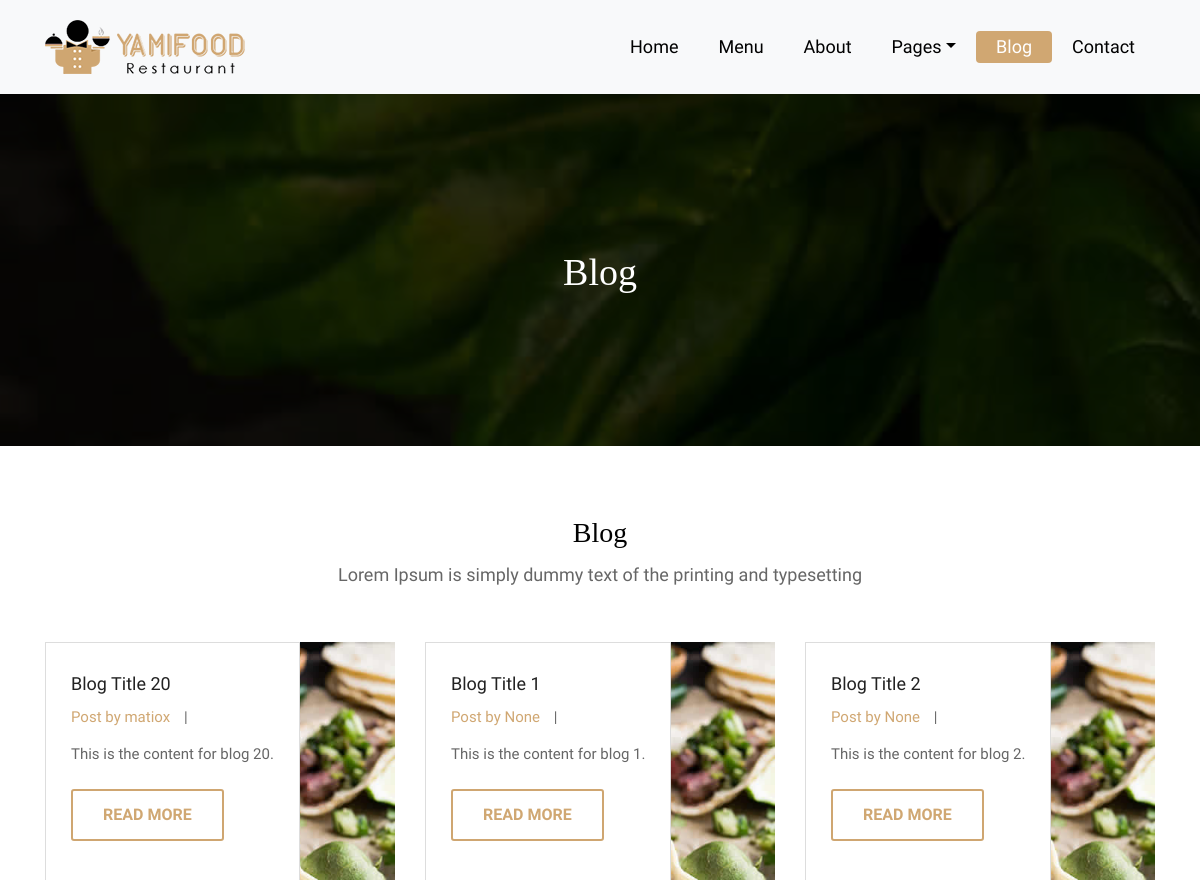
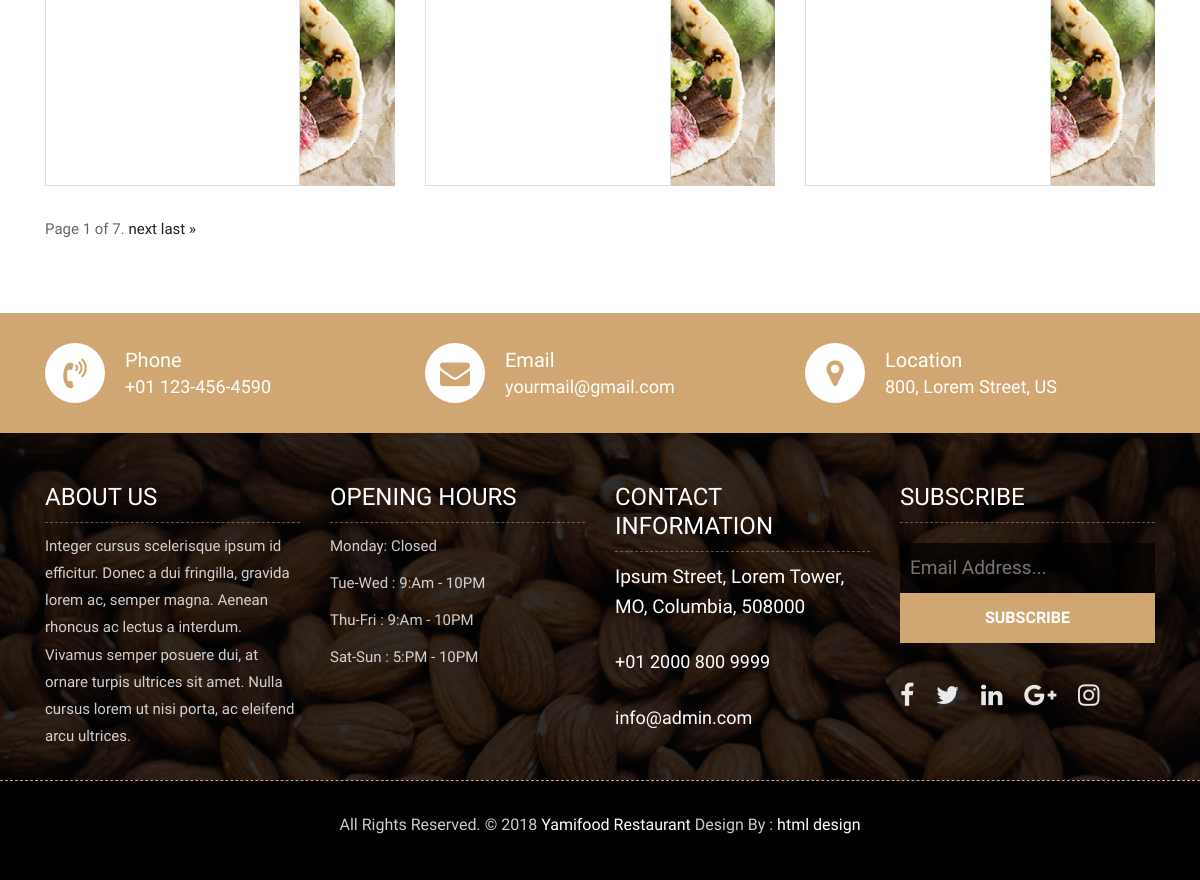
The app's page /blogs/ with its own data (2 pictures, top to bottom).
### blog/models.py (models this page shows, shortened)
class Article(models.Model):
    title = models.CharField(_("Title"), max_length=50)
    slug = models.SlugField("slug",unique=True, blank=True, null=True)
    description = models.CharField(_("Description"), max_length=100)
    content = models.TextField()
    author = models.ForeignKey(User, verbose_name="Author", on_delete=models.SET_NULL, null=True, blank=True)
    image = models.ImageField(_("Image"), upload_to="blogs/", null=True, blank=True)
    category = models.ForeignKey("Category", verbose_name="Category",related_name="blog", on_delete=models.CASCADE, blank=True, null=True)
    tags = models.ManyToManyField("Tag", verbose_name="Tags", related_name="blogs", blank=True)
    is_published = models.BooleanField("is published", default=False)
    publish_at = models.DateTimeField("publish at", null=True, blank=True, auto_now_add=True)

### account/models.py (models this page shows)
class User(AbstractUser):
    is_author = models.BooleanField(default=False, verbose_name="Is Author")
    premum_user = models.DateTimeField(default=timezone.now, verbose_name="Is Premum Until")
    def is_premum_user(self):
        if self.premum_user and self.premum_user > timezone.now():
            return True
        else:
            return False
    is_premum_user.boolean = True
    is_premum_user.short_description = "IS PREMUM USER"

### blog/views.py (the view)
# urls.py: path("", views.ArticleListView.as_view(), name='blog_list'),
class ArticleListView(ListView):
    model = Article
    paginate_by = 3
    queryset = Article.objects.order_by('-publish_at')

### blog/templates/blog/article_list.html (shortened to what this page needs)
{% extends "base.html" %}
{% load static %}
{% block main %}
	<div class="all-page-title page-breadcrumb">
		<div class="container text-center">
			<div class="row">
				<div class="col-lg-12">
					<h1>Blog</h1>
				</div>
			</div>
		</div>
	</div>
	<div class="blog-box">
		<div class="container">
			<div class="row">
				<div class="col-lg-12">
					<div class="heading-title text-center">
						<h2>Blog</h2>
						<p>Lorem Ipsum is simply dummy text of the printing and typesetting</p>
					</div>
				</div>
			</div>
			<div class="row">
				{% for article in page_obj %}
				<div class="col-lg-4 col-md-6 col-12">
					<div class="blog-box-inner">
						<div class="blog-img-box">
						</div>
						<div class="blog-detail">
							<h4>{{article.title}}</h4>
							<ul>
								<li><span>Post by {{article.author}}</span></li>
								<li>|</li>
							</ul>
							<p>{{article.content}}</p>
							<a class="btn btn-lg btn-circle btn-outline-new-white" href="blogs/{{article.slug}}">Read More</a>
						</div>
					</div>
				</div>
				{% endfor %}
			</div>
			<div class="pagination">
				<span class="step-links">
					<span class="current">
						Page {{ page_obj.number }} of {{ page_obj.paginator.num_pages }}.
					</span>
					{% if page_obj.has_next %}
						<a href="blogs?page={{ page_obj.next_page_number }}">next</a>
						<a href="blogs?page={{ page_obj.paginator.num_pages }}">last &raquo;</a>
					{% endif %}
				</span>
			</div>
		</div>
	</div>
	<div class="contact-imfo-box">
		<div class="container">
			<div class="row">
				<div class="col-md-4">
					<i class="fa fa-volume-control-phone"></i>
					<div class="overflow-hidden">
						<h4>Phone</h4>
						<p class="lead">
							+01 123-456-4590
						</p>
					</div>
				</div>
				<div class="col-md-4">
					<i class="fa fa-envelope"></i>
					<div class="overflow-hidden">
						<h4>Email</h4>
						<p class="lead">
							yourmail@gmail.com
						</p>
					</div>
				</div>
				<div class="col-md-4">
					<i class="fa fa-map-marker"></i>
					<div class="overflow-hidden">
						<h4>Location</h4>
						<p class="lead">
							800, Lorem Street, US
						</p>
					</div>
				</div>
			</div>
		</div>
	</div>
{% endblock main %}

### static/template/css/style.css (style rules this page uses)
body { color: #666666; font-size: 15px; font-family: 'Athiti', sans-serif; line-height: 1.80857; }
a { color: #1f1f1f; text-decoration: none !important; outline: none !important; -webkit-transition: all .3s ease-in-out; -moz-transition: all .3s ease-in-out; -ms-transition: all .3s ease-in-out; -o-transition: all .3s ease-in-out; transition: all .3s ease-in-out; }
h1, h2, h3, h4, h5, h6 { letter-spacing: 0; font-weight: normal; position: relative; padding: 0 0 10px 0; font-weight: normal; line-height: 120% !important; color: #1f1f1f; margin: 0 }
h1 { font-size: 24px }
h2 { font-size: 22px }
h4 { font-size: 16px }
a { color: #1f1f1f; text-decoration: none; outline: none; }
a, .btn { text-decoration: none !important; outline: none !important; -webkit-transition: all .3s ease-in-out; -moz-transition: all .3s ease-in-out; -ms-transition: all .3s ease-in-out; -o-transition: all .3s ease-in-out; transition: all .3s ease-in-out; }
.lead { font-size: 18px; line-height: 30px; color: #767676; margin: 0; padding: 0; }
ul, li, ol { list-style: none; margin: 0px; padding: 0px; }
.btn { text-transform: uppercase; padding: 19px 36px; }
.btn { display: inline-block; font-weight: 600; text-align: center; white-space: nowrap; vertical-align: middle; -webkit-user-select: none; -moz-user-select: none; -ms-user-select: none; user-select: none; border: 2px solid transparent; padding: 12px 30px; font-size: 16px; line-height: 1.5; border-radius: .1875rem; transition: color .15s ease-in-out, background-color .15s ease-in-out, border-color .15s ease-in-out, box-shadow .15s ease-in-out; }
.btn-outline-new-white { color: #fff; background-color: transparent; background-image: none; border-color: #cfa671; }
.heading-title { margin-bottom: 50px; }
.heading-title h2 { color: #010101; font-size: 28px; font-family: 'Arbutus Slab', serif; }
.heading-title p { font-size: 18px; font-weight: 200; margin: 0px; }
.contact-imfo-box { background: #d0a772; padding: 30px 0; }
.overflow-hidden { overflow: hidden; }
.contact-imfo-box i { display: block; float: left; width: 60px; height: 60px; line-height: 60px; text-align: center; background: #fff; color: #d0a772; font-size: 30px; -webkit-border-radius: 50%; -moz-border-radius: 50%; -ms-border-radius: 50%; border-radius: 50%; margin-right: 20px; }
.contact-imfo-box h4 { margin: 0px; margin-top: 5px; color: #ffffff; font-size: 20px; padding: 0px; font-weight: 500; line-height: 24px; }
.contact-imfo-box p { margin: 0px; color: #ffffff; font-weight: 300; }
.page-breadcrumb { padding: 250px 0 150px; background: url(../images/all-bg.jpg) no-repeat; background-attachment: fixed; background-size: cover; background-position: 0 0; position: relative; }
.all-page-title .container { position: relative; z-index: 2; }
.all-page-title::before { background: #010101; content: ""; height: 100%; left: 0; position: absolute; top: 0; width: 100%; z-index: 1; opacity: 0.8; }
.all-page-title h1 { font-size: 38px; color: #ffffff; font-family: 'Arbutus Slab', serif; padding: 0px; }
.blog-box { padding: 70px 0px; }
.blog-box-inner { position: relative; margin-bottom: 30px; }
.blog-box-inner .blog-img-box { position: relative; display: block; }
.blog-box-inner .blog-detail { position: absolute; top: 0; background: #fff; padding: 30px 25px; border: 1px solid #ddd; transition-duration: .5s; height: 100%; }
.blog-detail h4 { font-size: 18px; font-weight: 500; color: #222222; }
.blog-detail ul li { display: inline-block; padding: 0px 5px; }
.blog-detail ul li span { color: #d0a772; cursor: pointer; }
.blog-detail ul li:first-child { padding-left: 0px; }
.blog-detail p { padding: 10px 0px 0 0; margin: 0px; }
.blog-detail a { color: #d0a772; margin-top: 20px; }

### records on screen
Article: title "Blog Title 20", author "matiox", content "This is the content for blog 20."
Article: title "Blog Title 1", author "None", content "This is the content for blog 1."
Article: title "Blog Title 2", author "None", content "This is the content for blog 2."

### other values on screen
{{ page_obj.number }} "1"
{{ page_obj.paginator.num_pages }} "7"
